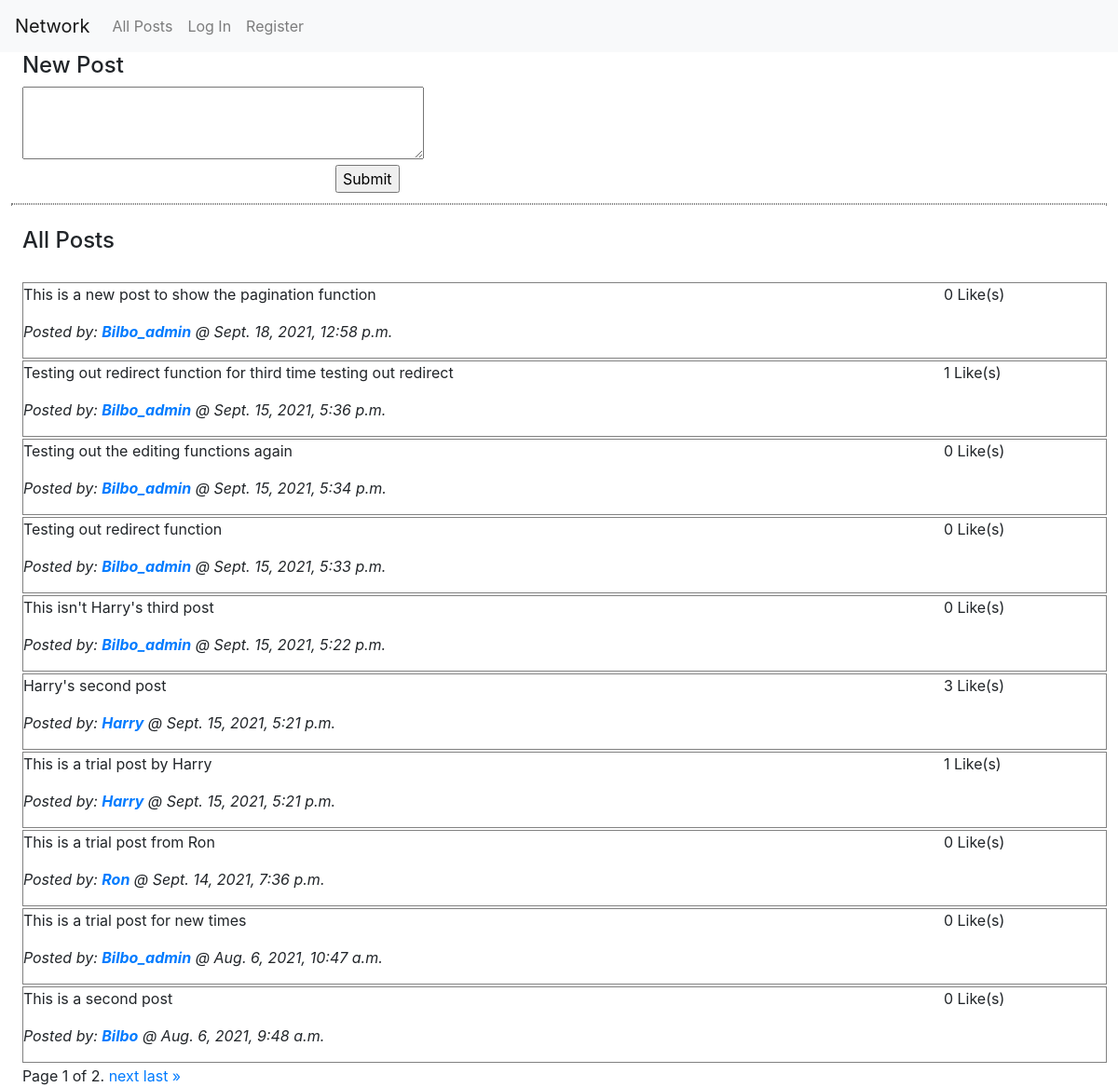
Before: / with the older database file.
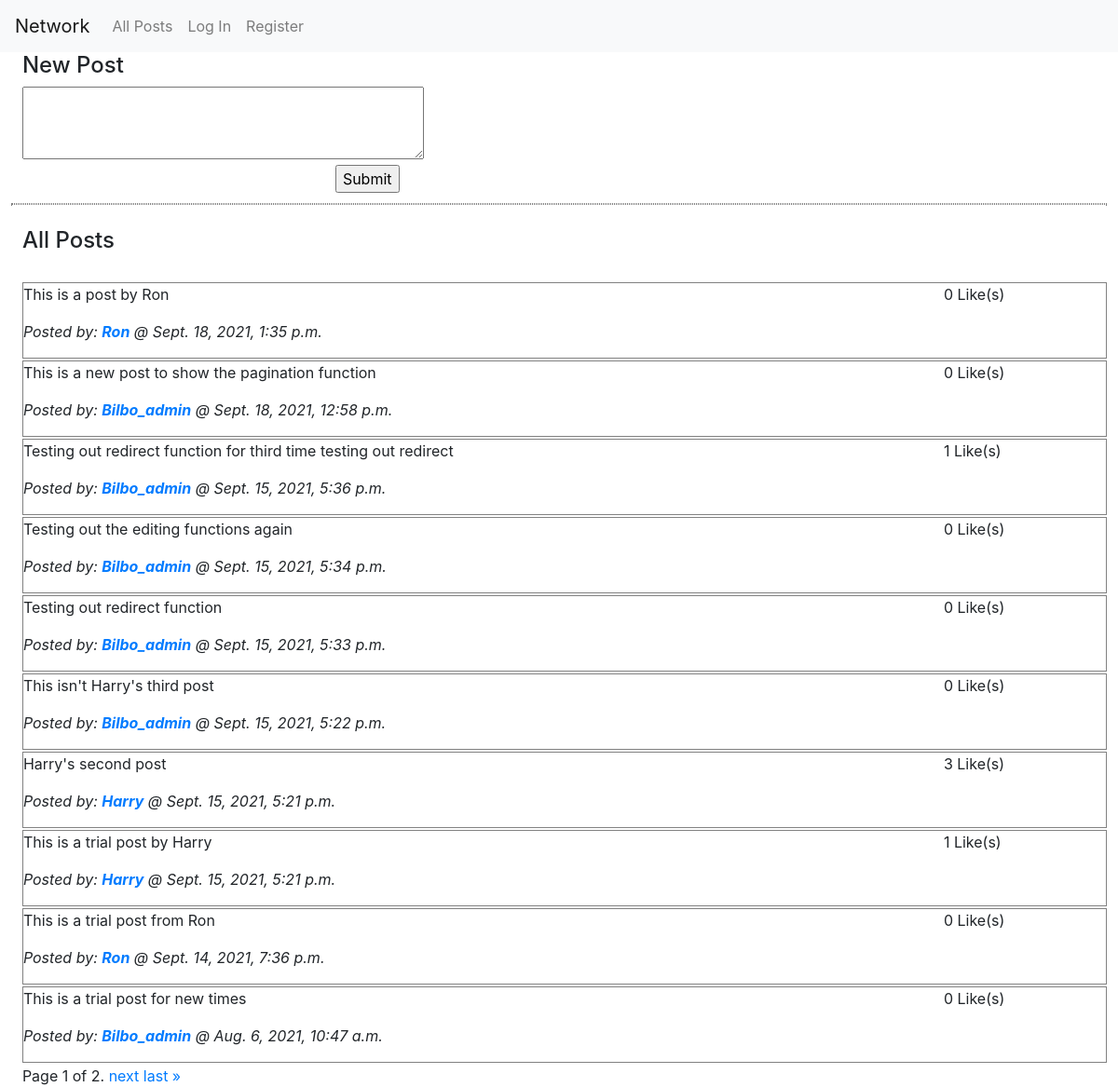
After: the same page with the newer database file.
### network/models.py (models this page shows, shortened)
class Post(models.Model):
    post_creator = models.ForeignKey(User, on_delete = models.CASCADE)
    time_created = models.DateTimeField(auto_now_add=True)
    content = models.TextField(blank=True, null=True)
    likes = models.ManyToManyField(User, related_name = 'liked', blank = True)

class User(AbstractUser):
    following = models.ManyToManyField("User", related_name="users_followed", blank = True)
    followers = models.ManyToManyField("User", related_name="users_follow", blank = True)

### network/views.py (the view)
# urls.py: path("", views.index, name="index"),
def index(request):
    form = NewPostForm(request.POST)
    Posts = Post.objects.all()
    Posts = Posts.order_by("-time_created").all()
    paginator = Paginator(Posts, 10)
    page_number = request.GET.get('page')
    Posts = paginator.get_page(page_number)
    return render(request, "network/index.html", {
        "form": form,
        "Posts": Posts
    })

### network/forms.py
class NewPostForm(forms.Form):
    Post_content = forms.CharField(widget= forms.Textarea(attrs={'rows':3,'cols': 40}), max_length= 200,label="Post Content")

### network/templates/network/index.html (shortened to what this page needs)
{% extends "network/layout.html" %}
{% load static %}
{% block body %}
    <div class="body">
        <div class="create_post">
            <h4>New Post</h4>
            <form action="{% url 'create_post'%}" method="post">
                {{ form.Post_content }}
                <input class="submit-btn" id = "new_post_btn" type="submit" value="Submit" />
            </form>
        </div>
    </div>
    <div class="striped-border"></div>
    <h4 class="body">All Posts</h4>
    <div class="all_posts_block">
        {% for Post in Posts %}
            <div class="post_block">
                <div class = "posts" id="post_{{Post.id}}" >
                    <p>{{Post.content}}</p>
                    <p><i>Posted by: <a href="{% url 'profile' Post.post_creator %}"><strong>{{ Post.post_creator }}</strong></a> @ {{Post.time_created}}</i></p>
                </div>
                <div class="add_ons">
                    <div class = "likes">
                        <span id = "likes_{{Post.id}}">{{Post.likes.all.count}}</span> Like(s)
                    </div>
                </div>
            </div>
        {% endfor %}
    </div>
    <div class="pagination">
        <span class="step-links">
            <span class="current">
                Page {{ Posts.number }} of {{ Posts.paginator.num_pages }}.
            </span>
            {% if Posts.has_next %}
                <a href="?page={{ Posts.next_page_number }}">next</a>
                <a href="?page={{ Posts.paginator.num_pages }}">last &raquo;</a>
            {% endif %}
        </span>
    </div>
{% endblock %}

Changed rows visible on the page:
no longer on this page (row unchanged): Post: content "This is a second post", post_creator "Bilbo", time_created "Aug. 6, 2021, 9:48 a.m.", likes.all.count "0"
added Post: content "This is a post by Ron", post_creator "Ron", time_created "Sept. 18, 2021, 1:35 p.m.", likes.all.count "0"
